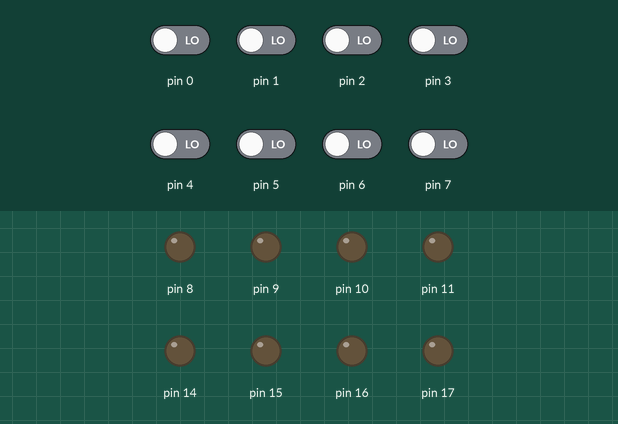
Recording of a sketch running on a simulated Arduino Uno, built with avr-gcc and run on an emulated ATmega328P. On the bench: output pins drawn as LEDs (lit = HIGH). The test bench sets the inputs (shaded band); at power-on: pin 0–7 LOW.

Above: at 1.2 s.
1.3 s: pin 2 driven HIGH
At 2.5 s:
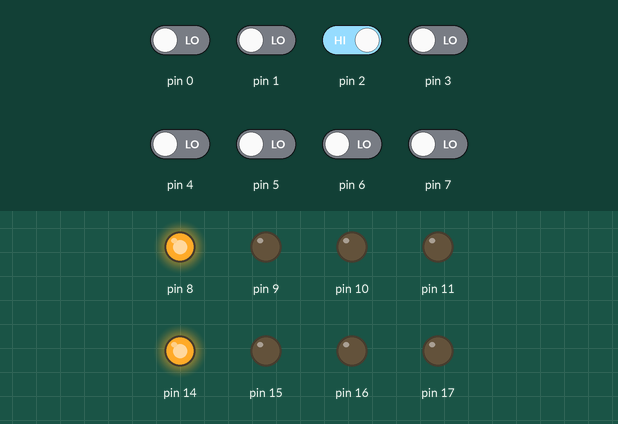
2.8 s: pin 3 driven HIGH
At 3.7 s:
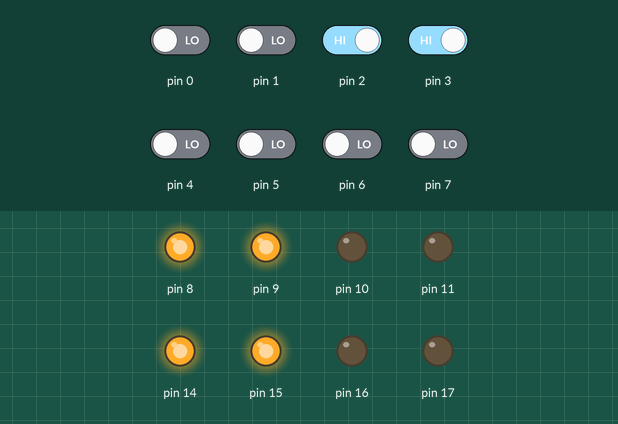
4.3 s: pin 4 driven HIGH
At 4.8 s:
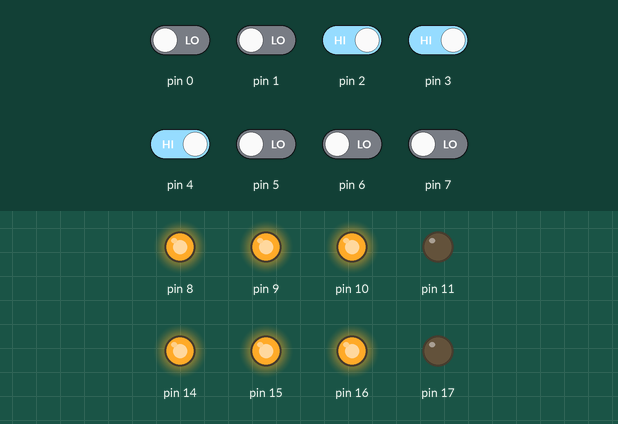
5.8 s: pin 5 driven HIGH
At 7.0 s:
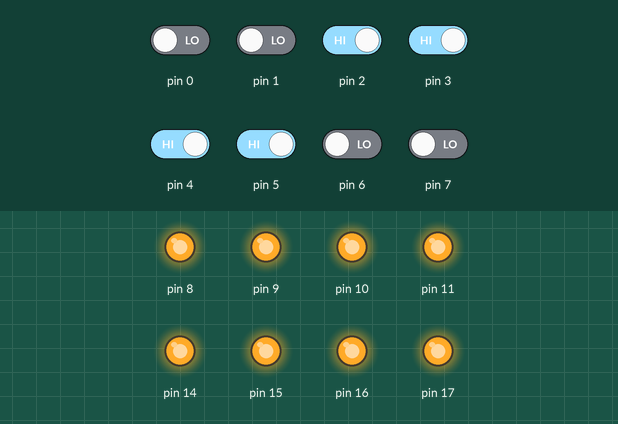
7.3 s: pin 2 driven LOW
At 8.3 s:
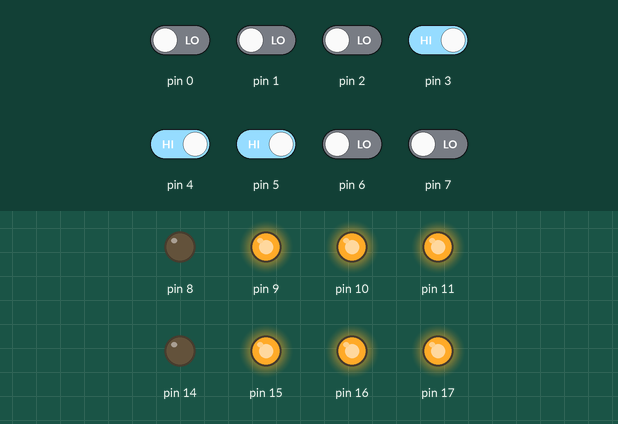
8.8 s: pin 3 driven LOW
At 9.4 s:
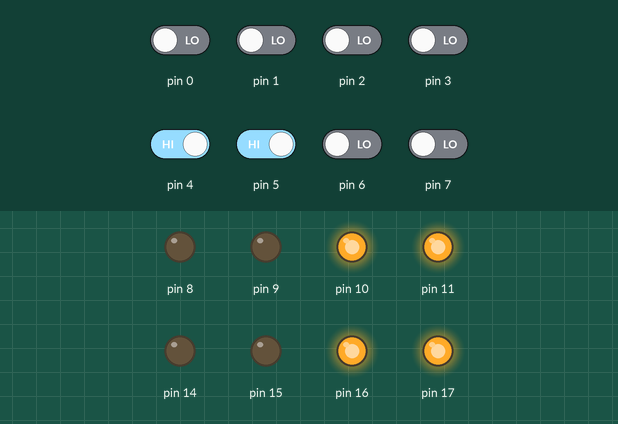
Timing chart, 0 to 11.3 s (numbered marks = the images above; inputs shaded):
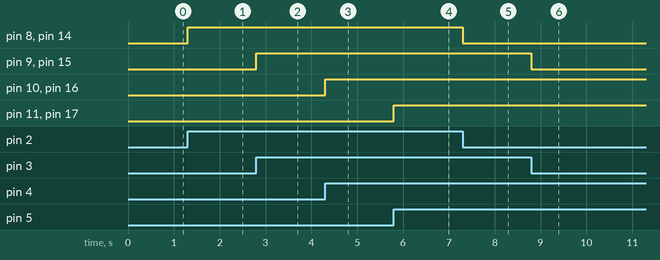

The sketch:

check_opecode.ino
```cpp
unsigned char rom[] = {
  // オペレーションコードの確認
  B00000000,
  B00010001,
  B00100010,
  B00110011,
  B01000100,
  B01010101,
  B01100110,
  B01110111,
  B10001000,
  B10011001,
  B10101010,
  B10111011,
  B11001100,
  B11011101,
  B11101110,
  B11111111,
};

void setup() {
  DDRB = DDRB | B00001111;
  DDRC = DDRC | B00001111;
}

void loop() {
  // アドレス入力 D5 D4 D3 D2 番ピン（右が最下位ビット）
  // データ出力   D11 D10 D9 D8 A3 A2 A1 A0 番ピン（右が最下位ビット）
  unsigned char addr = (PIND & B00111100)>>2;

  PORTC = (PORTC & B11110000) | (rom[addr] & B00001111);
  PORTB = (PORTB & B11110000) | ((rom[addr] & B11110000)>>4);
}
```

Measured:
- after the input at 1.3 s, pin 8, pin 14: LOW → HIGH at once
- after the input at 2.8 s, pin 9, pin 15: LOW → HIGH at once
- after the input at 4.3 s, pin 10, pin 16: LOW → HIGH at once
- after the input at 5.8 s, pin 11, pin 17: LOW → HIGH at once
- after the input at 7.3 s, pin 8, pin 14: HIGH → LOW at once
- after the input at 8.8 s, pin 9, pin 15: HIGH → LOW at once
